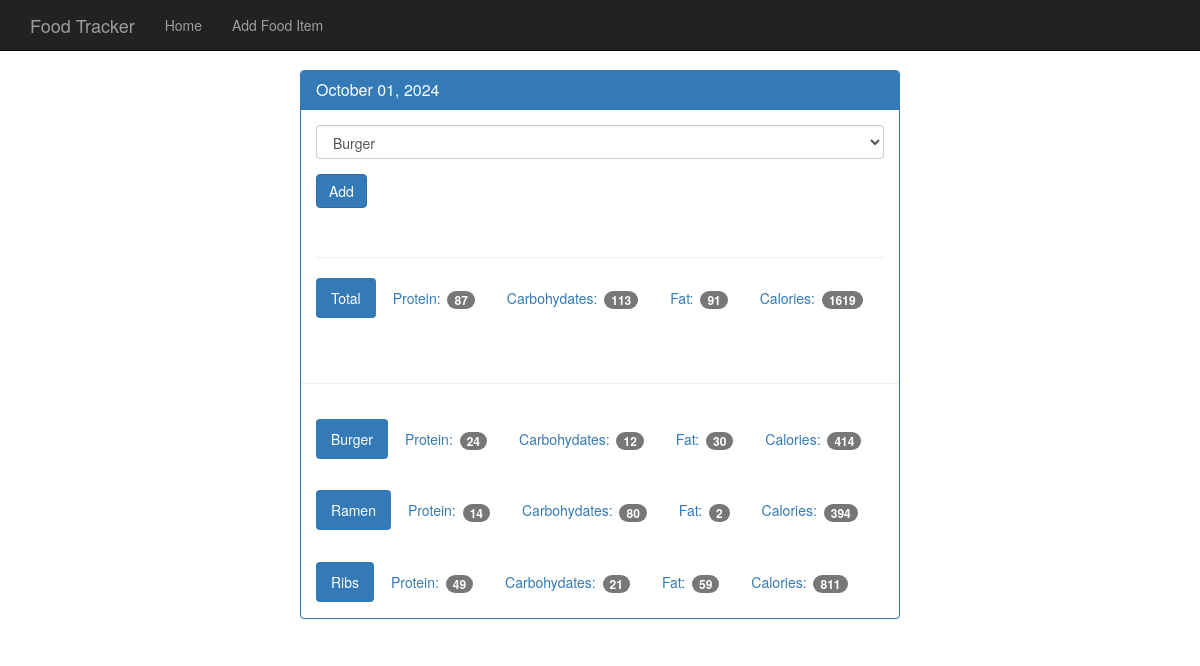
/view/20241001, run on the app's committed database.
### tables this page shows
CREATE TABLE food (
    id integer primary key autoincrement,
    name text not null,
    protein integer not null,
    carbohydrates integer not null,
    fat integer not null,
    calories integer not null   
);

### app.py (the view)
@app.route('/view/<date>', methods=['GET', 'POST']) # date is going to be 20170520
def view(date):
    db = get_db()
    date_cur = db.execute('select id, entry_date from log_date where entry_date = ?', [date])
    date_result = date_cur.fetchone()
    if request.method == 'POST':
        db.execute('insert into food_date (food_id, log_date_id) values (?,?)', [request.form['food-select'], date_result['id']])
        db.commit()
    d = datetime.strptime(str(date_result['entry_date']), '%Y%m%d')
    pretty_date = datetime.strftime(d, '%B %d, %Y')
    food_cur = db.execute('select id, name from food')
    food_results = food_cur.fetchall()
    log_cur = db.execute('''select food.name, food.protein, food.carbohydrates, food.fat, food.calories from log_date
                            join food_date on food_date.log_date_id = log_date.id
                            join food on food.id = food_date.food_id
                            where log_date.entry_date = ?''', [date])
    log_results = log_cur.fetchall()
    totals = {}
    totals['protein'] = 0
    totals['carbohydrates'] = 0
    totals['fat'] = 0
    totals['calories'] = 0
    for food in log_results:
        totals['protein'] += food['protein']
        totals['carbohydrates'] += food['carbohydrates']
        totals['fat'] += food['fat']
        totals['calories'] += food['calories']
    return render_template('day.html', entry_date=date_result['entry_date'], pretty_date=pretty_date, food_results=food_results, log_results=log_results, totals=totals)

### database.py (called while the page is built)
def connect_db():
    sql = sqlite3.connect('/Users/runyuding/Desktop/flask_food_tracker_app/flask/food_log.db')
    sql.row_factory = sqlite3.Row
    return sql

def get_db():
    if not hasattr(g, 'sqlite3'):
        g.sqlite_db = connect_db()
    return g.sqlite_db

### templates/day.html
{% extends "base.html" %}
{% block body %}
    <nav class="navbar navbar-inverse navbar-fixed-top">
      <div class="container">
        <div class="navbar-header">
          <a class="navbar-brand" href="{{ url_for('index') }}">Food Tracker</a>
        </div>
        <div id="navbar" class="navbar-collapse collapse">
          <ul class="nav navbar-nav">
            <li><a href="{{ url_for('index') }}">Home</a></li>
            <li><a href="{{ url_for('food') }}">Add Food Item</a></li>
          </ul>
        </div>
      </div>
    </nav>
    <div class="container theme-showcase col-sm-6 col-sm-offset-3" role="main">
      <div class="row">
        <div>
          <div class="panel panel-primary">
            <div class="panel-heading">
              <h3 class="panel-title">{{ pretty_date }}</h3>
            </div>
            <div class="panel-body">
              <form method="POST" action="{{ url_for('view', date=entry_date) }}">
                <div class="form-group">
                  <select class="form-control" name="food-select">
                    {% for food in food_results %}
                      <option value={{ food.id }}>{{ food.name }}</option>
                    {% endfor %}
                  </select>
                </div>
                <button type="submit" class="btn btn-primary">Add</button>
              </form>
              <div class="page-header"></div>
              <ul class="nav nav-pills" role="tablist">
                <li class="active"><a>Total</a></li>
                <li><a>Protein: <span class="badge">{{ totals.protein }}</span></a></li>
                <li><a>Carbohydates: <span class="badge">{{ totals.carbohydrates }}</span></a></li>
                <li><a>Fat: <span class="badge">{{ totals.fat }}</span></a></li>
                <li><a>Calories: <span class="badge">{{ totals.calories }}</span></a></li>
              </ul>
            </div>
            <div class="page-header"></div>
            {% for food in log_results %}
            <div class="panel-body">
              <ul class="nav nav-pills" role="tablist">
                <li class="active"><a>{{ food.name }}</a></li>
                <li><a>Protein: <span class="badge">{{ food.protein }}</span></a></li>
                <li><a>Carbohydates: <span class="badge">{{ food.carbohydrates }}</span></a></li>
                <li><a>Fat: <span class="badge">{{ food.fat }}</span></a></li>
                <li><a>Calories: <span class="badge">{{ food.calories }}</span></a></li>
              </ul>
            </div>
            {% endfor %}
          </div>
        </div>
      </div>
    </div>
{% endblock %}

### templates/base.html (shortened to what this page needs)
<!DOCTYPE html>
<html lang="en">
  <head>
    <link href="{{ url_for('static', filename='bootstrap.min.css') }}" rel="stylesheet">
    <link href="{{ url_for('static', filename='theme.css') }}" rel="stylesheet">
  </head>
  <body>
    {% block body %}{% endblock %}
  </body>
</html>

### static/theme.css (style rules this page uses)
body { padding-top: 70px; padding-bottom: 30px; }

### data on the page
food: name "Burger", protein "24", carbohydrates "12", fat "30", calories "414"
food: name "Ramen", protein "14", carbohydrates "80", fat "2", calories "394"
food: name "Ribs", protein "49", carbohydrates "21", fat "59", calories "811"

### other printed values
{{ pretty_date }} "October 01, 2024"
{{ totals.protein }} "87"
{{ totals.carbohydrates }} "113"
{{ totals.fat }} "91"
{{ totals.calories }} "1619"
form field food-select "Burger"
